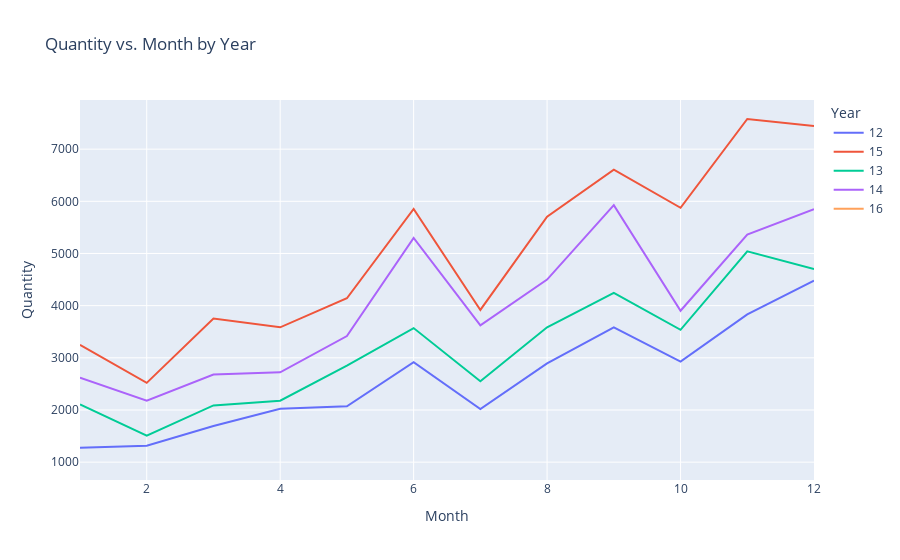

The code cell stored with this chart in its notebook:
### Markdown cell above
#### *2.1:* Is there any seasonal trend of inventory in the company?

### Code cell
ship_date_inv = Orders[['Ship.Date','Quantity']].sort_values(by = 'Ship.Date')
ship_date_inv.loc[:,'Month'] = ship_date_inv['Ship.Date'].apply(lambda x: int(x[:x.find('/')]))
ship_date_inv.loc[:,'Year']  = ship_date_inv['Ship.Date'].apply(lambda x: x[-2:])

#ship_date_inv.head()

month_quant = ship_date_inv.groupby(by = ['Year','Month']).sum().reset_index()

fig = px.line(data_frame = month_quant.sort_values(by = 'Month'),
              x = 'Month',
              y = 'Quantity',
              color = 'Year',
              title = 'Quantity vs. Month by Year')
fig.show()

### Figure 1 — Plotly figure (JSON) as saved in the notebook; plotly's stock layout.template omitted (floating-point values rounded to 4 significant figures)
{"data": [{"hovertemplate": "Year=12<br>Month=%{x}<br>Quantity=%{y}<extra></extra>", "legendgroup": "12", "line": {"color": "#636efa", "dash": "solid"}, "mode": "lines", "name": "12", "orientation": "v", "showlegend": true, "type": "scatter", "x": [1, 2, 3, 4, 5, 6, 7, 8, 9, 10, 11, 12], "xaxis": "x", "y": [1278, 1313, 1693, 2024, 2070, 2917, 2018, 2893, 3584, 2927, 3831, 4478], "yaxis": "y"}, {"hovertemplate": "Year=15<br>Month=%{x}<br>Quantity=%{y}<extra></extra>", "legendgroup": "15", "line": {"color": "#EF553B", "dash": "solid"}, "mode": "lines", "name": "15", "orientation": "v", "showlegend": true, "type": "scatter", "x": [1, 2, 3, 4, 5, 6, 7, 8, 9, 10, 11, 12], "xaxis": "x", "y": [3250, 2520, 3752, 3585, 4141, 5853, 3918, 5704, 6606, 5876, 7578, 7446], "yaxis": "y"}, {"hovertemplate": "Year=13<br>Month=%{x}<br>Quantity=%{y}<extra></extra>", "legendgroup": "13", "line": {"color": "#00cc96", "dash": "solid"}, "mode": "lines", "name": "13", "orientation": "v", "showlegend": true, "type": "scatter", "x": [1, 2, 3, 4, 5, 6, 7, 8, 9, 10, 11, 12], "xaxis": "x", "y": [2106, 1510, 2088, 2177, 2852, 3570, 2550, 3585, 4247, 3536, 5040, 4700], "yaxis": "y"}, {"hovertemplate": "Year=14<br>Month=%{x}<br>Quantity=%{y}<extra></extra>", "legendgroup": "14", "line": {"color": "#ab63fa", "dash": "solid"}, "mode": "lines", "name": "14", "orientation": "v", "showlegend": true, "type": "scatter", "x": [1, 2, 3, 4, 5, 6, 7, 8, 9, 10, 11, 12], "xaxis": "x", "y": [2621, 2176, 2679, 2723, 3416, 5297, 3622, 4500, 5927, 3903, 5363, 5847], "yaxis": "y"}, {"hovertemplate": "Year=16<br>Month=%{x}<br>Quantity=%{y}<extra></extra>", "legendgroup": "16", "line": {"color": "#FFA15A", "dash": "solid"}, "mode": "lines", "name": "16", "orientation": "v", "showlegend": true, "type": "scatter", "x": [1], "xaxis": "x", "y": [1022], "yaxis": "y"}], "layout": {"legend": {"title": {"text": "Year"}, "tracegroupgap": 0}, "title": {"text": "Quantity vs. Month by Year"}, "xaxis": {"anchor": "y", "domain": [0, 1], "title": {"text": "Month"}}, "yaxis": {"anchor": "x", "domain": [0, 1], "title": {"text": "Quantity"}}}}
